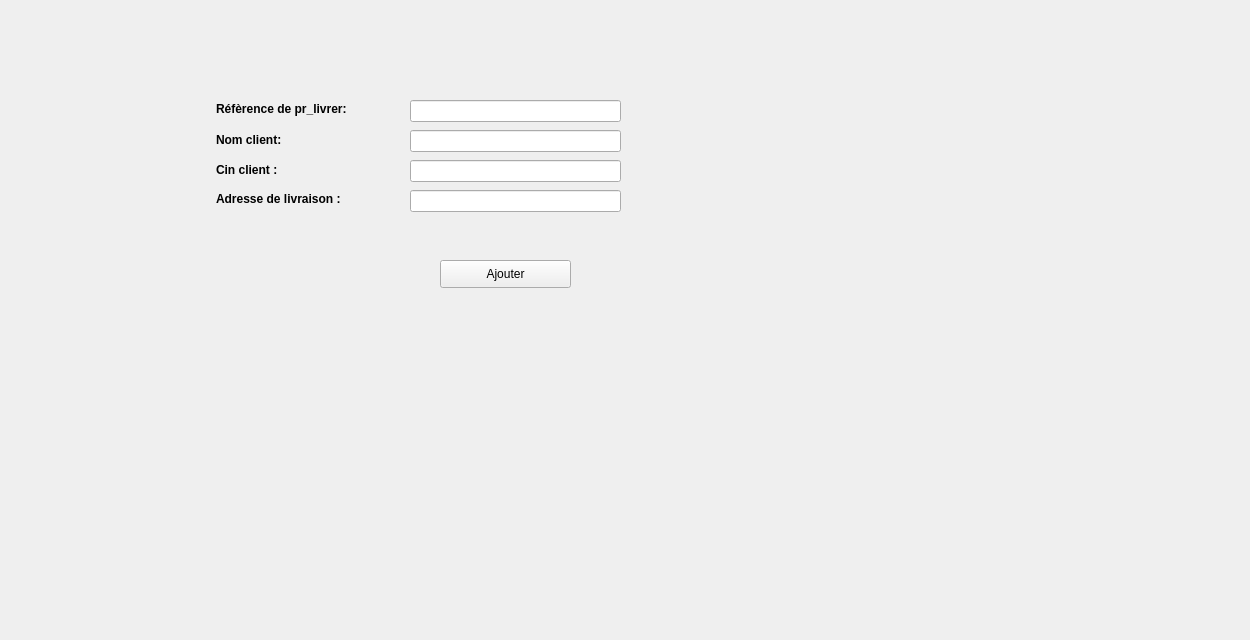
      <widget class="QWidget" name="tab_12">
       <attribute name="title">
        <string>Ajouter un produit à livrer</string>
       </attribute>
       <widget class="QLabel" name="background2_2">
        <property name="geometry">
         <rect>
          <x>-206</x>
          <y>-35</y>
          <width>1241</width>
          <height>631</height>
         </rect>
        </property>
        <property name="text">
         <string/>
        </property>
       </widget>
       <widget class="QPushButton" name="ajouter_2">
        <property name="geometry">
         <rect>
          <x>440</x>
          <y>260</y>
          <width>131</width>
          <height>28</height>
         </rect>
        </property>
        <property name="text">
         <string>Ajouter</string>
        </property>
       </widget>
       <widget class="QLabel" name="reference_2">
        <property name="geometry">
         <rect>
          <x>216</x>
          <y>130</y>
          <width>111</width>
          <height>20</height>
         </rect>
        </property>
        <property name="font">
         <font>
          <pointsize>9</pointsize>
          <weight>75</weight>
          <bold>true</bold>
          <underline>false</underline>
         </font>
        </property>
        <property name="text">
         <string>Nom client:</string>
        </property>
       </widget>
       <widget class="QLineEdit" name="adresse_e">
        <property name="geometry">
         <rect>
          <x>410</x>
          <y>190</y>
          <width>211</width>
          <height>22</height>
         </rect>
        </property>
       </widget>
       <widget class="QLabel" name="date_exp">
        <property name="geometry">
         <rect>
          <x>216</x>
          <y>190</y>
          <width>161</width>
          <height>18</height>
         </rect>
        </property>
        <property name="font">
         <font>
          <pointsize>9</pointsize>
          <weight>75</weight>
          <bold>true</bold>
          <underline>false</underline>
         </font>
        </property>
        <property name="text">
         <string>Adresse de livraison :</string>
        </property>
       </widget>
       <widget class="QLabel" name="nom_3">
        <property name="geometry">
         <rect>
          <x>216</x>
          <y>100</y>
          <width>176</width>
          <height>18</height>
         </rect>
        </property>
        <property name="font">
         <font>
          <pointsize>9</pointsize>
          <weight>75</weight>
          <bold>true</bold>
          <underline>false</underline>
         </font>
        </property>
        <property name="text">
         <string>Réfèrence de pr_livrer:</string>
        </property>
       </widget>
       <widget class="QLabel" name="quantite_4">
        <property name="geometry">
         <rect>
          <x>216</x>
          <y>160</y>
          <width>81</width>
          <height>20</height>
         </rect>
        </property>
        <property name="font">
         <font>
          <pointsize>9</pointsize>
          <weight>75</weight>
          <bold>true</bold>
          <underline>false</underline>
         </font>
        </property>
        <property name="text">
         <string>Cin client :</string>
        </property>
       </widget>
       <widget class="QLineEdit" name="cin_client_e">
        <property name="geometry">
         <rect>
          <x>410</x>
          <y>160</y>
          <width>211</width>
          <height>22</height>
         </rect>
        </property>
       </widget>
       <widget class="QLineEdit" name="nom_e_2">
        <property name="geometry">
         <rect>
          <x>410</x>
          <y>130</y>
          <width>211</width>
          <height>22</height>
         </rect>
        </property>
       </widget>
       <widget class="QLineEdit" name="lineEdit_ref">
        <property name="geometry">
         <rect>
          <x>410</x>
          <y>100</y>
          <width>211</width>
          <height>22</height>
         </rect>
        </property>
       </widget>
      </widget>
